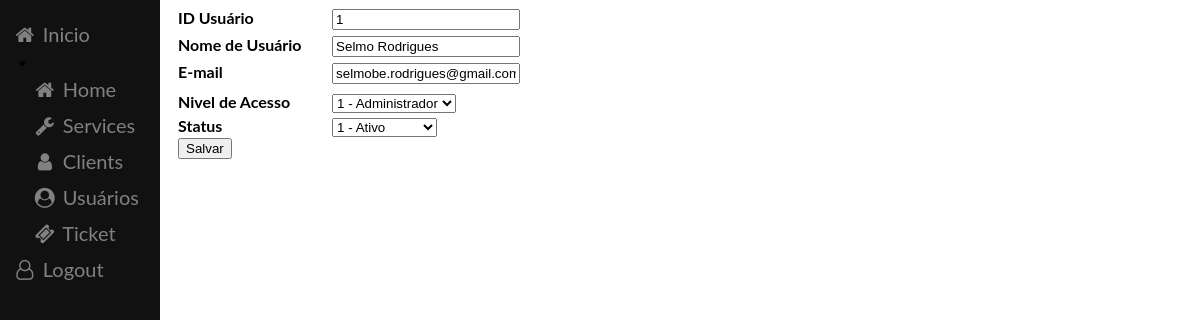
Page /users/edit/1 (signed in) on the committed database.
### app/models.py (models this page shows, shortened)
class  User(db.Model, UserMixin):
    __tablename__ = 'USERS'
    USER_ID  = db.Column(db.Integer, autoincrement=True, primary_key=True)
    USER_NAME = db.Column(db.String(86), nullable=False)
    USER_EMAIL = db.Column(db.String(84), nullable=False, unique=True)
    USER_HASH_PASSWORD = db.Column(db.String(128), nullable=False)
    USER_ACCESS_LEVEL = db.Column(db.Integer(), nullable=False)
    USER_STATUS = db.Column(db.Integer(), nullable=False)
    USER_LAST_ACCESS = db.Column(db.DateTime, nullable=False)
    USER_DATE_REGISTER = db.Column(db.DateTime, nullable=False)

### main.py (the view, shortened to what this page needs)
@app.route('/users/edit/<int:user_id>', methods=["GET", "POST"])
def user_edit(user_id):
    user_edit = User.query.filter_by(USER_ID=user_id).first()
    if request.method == "GET":
        request.form.USER_ID = user_edit.USER_ID
        request.form.USER_NAME = user_edit.USER_NAME
        request.form.USER_EMAIL = user_edit.USER_EMAIL
        USER_ACCESS_LEVEL_LIST = {'1':'1 - Administrador', '2':'2 - Atendente', '3':"3 - Usuário"}
        USER_STATUS_LIST = {'1':'1 - Ativo', '2':'2 - Inativo', '3':'3 - Bloqueado' }
        USER_STATUS = str(user_edit.USER_STATUS)
        USER_ACCESS_LEVEL = str(user_edit.USER_ACCESS_LEVEL)
        return render_template('user_edit.html', user=user_edit, USER_STATUS_LIST=USER_STATUS_LIST, USER_STATUS=USER_STATUS, USER_ACCESS_LEVEL_LIST=USER_ACCESS_LEVEL_LIST, USER_ACCESS_LEVEL=USER_ACCESS_LEVEL)

### app/models.py (called while the page is built)
@login_manager.user_loader
def get_user(user_id):
    return User.query.filter_by(USER_ID=user_id).first()

### app/templates/user_edit.html (shortened to what this page needs)
{% extends 'base.html' %}
{% block content %}
    <form method="POST">
        <div>
            <label>ID Usuário</label>
            <input type="text" name="USER_ID" id="" value="{{ request.form.USER_ID }}">
        </div>
        <div>
            <label>Nome de Usuário</label>
            <input type="text" name="USER_NAME" id="" value="{{ request.form.USER_NAME }}">
        </div>
        <div>
            <label>E-mail</label>
            <input type="email" name="USER_EMAIL" id="" value="{{ request.form.USER_EMAIL }}">
        </div>
        <div>
            <label>Nivel de Acesso</label>
            <select name="USER_ACCESS_LEVEL"
            {% if current_user.USER_ACCESS_LEVEL == 1 %}
                enabled
            {% else %}
                disabled
            {% endif %}>
                {% for key, value in USER_ACCESS_LEVEL_LIST.items() %}
                    <option value="{{key}}"
                    {% if (key == USER_ACCESS_LEVEL) %}
                        selected="selected"
                    {% endif %}
                    >
                    {{value}}
                    </option>
                {% endfor %}
            </select>
        </div>
        <div>
            <label>Status</label>
            <select name="USER_STATUS"
            >
                {% for key, value in USER_STATUS_LIST.items() %}
                    <option value="{{key}}"
                    {% if (key == USER_STATUS) %}
                        selected="selected"
                    {% endif %}
                    >
                    {{value}}
                    </option>
                {% endfor %}
            </select>
        </div>
        <div>
            <button type="submit">Salvar</button>
        </div>
    </form>
{% endblock %}

### app/templates/base.html (style rules this page uses)
body { font-family: "Lato", sans-serif; }

### app/templates/user_edit.html (style rules this page uses)
label { display:inline-block; width: 150px; font-weight: bold; }
input { width: 180px; margin-bottom: 5px; }
select { justify-content: space-around; margin-top: 5px; }

### rows in the picture
User: USER_NAME "Selmo Rodrigues", USER_EMAIL "selmobe.rodrigues@gmail.com", USER_ACCESS_LEVEL "1 - Administrador", USER_STATUS "1 - Ativo"
